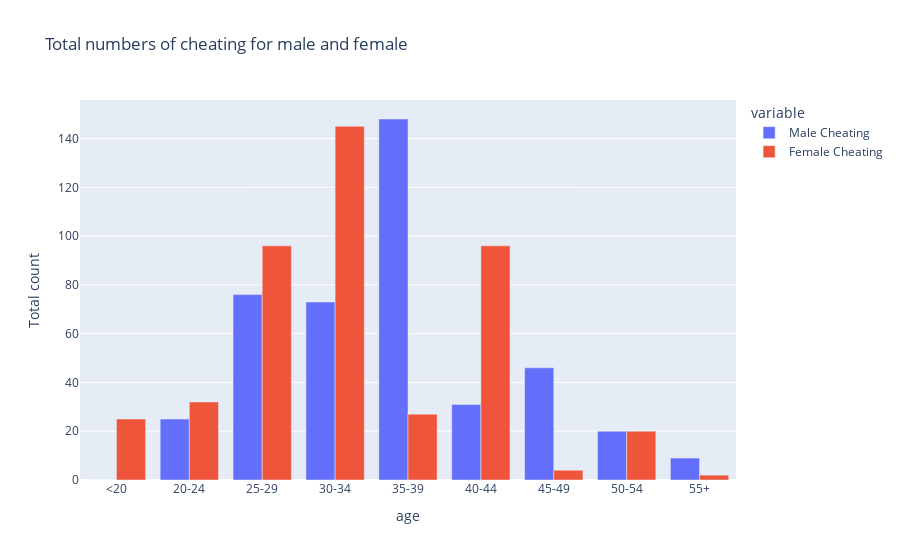
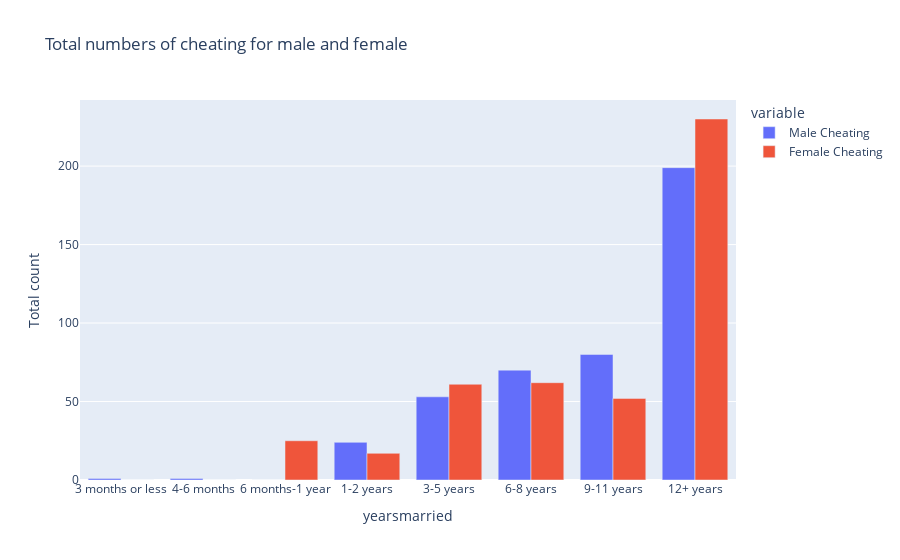
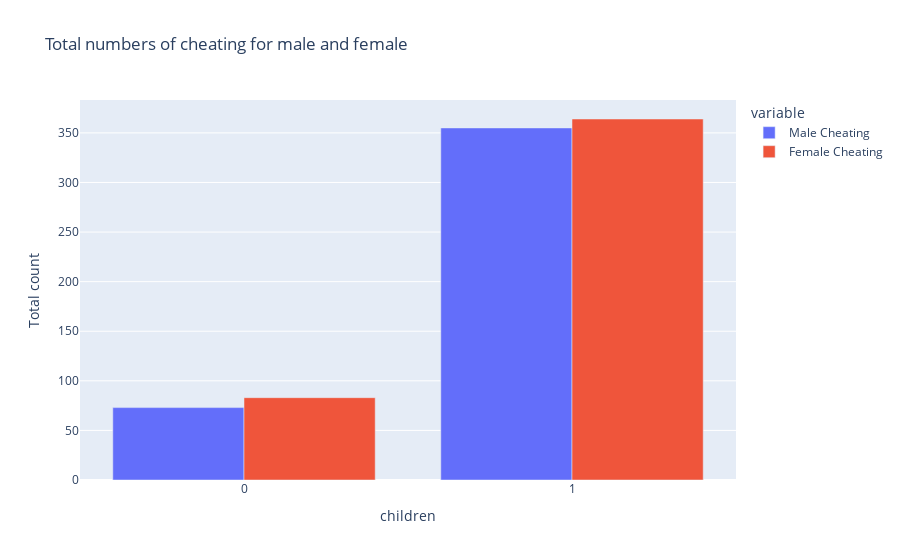

The notebook cell these images were saved under, in order:
### Markdown cell above
Previously it was a more guided coding part. Now comes the more open ended question and exploration.

We used affairs_binary only for part 1. Now we are focusing on the original data of affairs, where the value can also be greater than 1. 

Investigate what factors/drivers lead to a higher amount of affairs for men and women indivudally.

How you investigate and display the results is up to yourself.

### Code cell
df = pd.read_csv("Affairs.csv")
df["gender"] = df["gender"].replace({"male": 1, "female":0})
df["children"] = df["children"].replace({"yes": 1, "no": 0})

df_male = df[df['gender'] == 1]
df_female = df[df['gender'] == 0]

def regression(matrix): 
    X = matrix[["age", "yearsmarried", "children", "religiousness", "education", "occupation", "rating"]]
    y = matrix['affairs'] 
    X = sm.add_constant(X)
    model = sm.OLS(y, X).fit()
    coefficients = model.params
    p_values = model.pvalues
    
    df_coefficients = pd.DataFrame({'Name': coefficients.index, 'Coefficient': coefficients.values, 'P-values': p_values})
    print(df_coefficients)
pass

for matrix in [df_male,df_female]:
    regression(matrix)
    

age_mapping = {17.5: '<20', 22: '20-24', 27: '25-29', 32: '30-34', 37: '35-39', 42: '40-44', 47: '45-49', 52: '50-54', 57: '55+'}
yearsmarried_mapping = {0.125: '3 months or less', 0.417: '4-6 months', 0.75: '6 months-1 year', 1.5: '1-2 years', 4: '3-5 years', 7: '6-8 years', 10: '9-11 years', 15: '12+ years'}
children_mapping = {0: 0, 1: 1}
religiousness_mapping = {1: 'anti', 2: 'not at all', 3: 'slightly', 4: 'somewhat', 5: 'very'}
education_mapping = {9: 'grade school', 12: 'high school graduate', 14: 'some college', 16: 'college graduate', 17: 'some graduate work', 18: "master's degree", 20: 'Ph.D., M.D., or other advanced degree'}
occupation_mapping = {1: 'Unemployed and Unemployable', 2: 'Partly Unemployed and Partly Employed', 3: 'Unskilled Manuel Workers', 4: 'Semi-Skilled Workers', 5: 'Skilled and Technical Workers', 6: 'Managers abd supervisors', 7: 'Prestigious Professionals'}
rating_mapping = {1: 'very unhappy', 2: 'somewhat unhappy', 3: 'average', 4: 'happier than average', 5: 'very happy'}

df['age'] = df['age'].map(age_mapping)
df['yearsmarried'] = df['yearsmarried'].map(yearsmarried_mapping)
df['religiousness'] = df['religiousness'].map(religiousness_mapping)
df['education'] = df['education'].map(education_mapping)
df['occupation'] = df['occupation'].map(occupation_mapping)
df['rating'] = df['rating'].map(rating_mapping)

mapping_dict = {
    'age': age_mapping,
    'yearsmarried': yearsmarried_mapping,
    'children': children_mapping,
    'religiousness': religiousness_mapping,
    'education': education_mapping,
    'occupation': occupation_mapping,
    'rating': rating_mapping
}

def plotPercentageCheating(columnname):
    categories = df[columnname].unique()

    data = {
        'Category': [],
        'Male Cheating': [],
        'Female Cheating': [],
    }

    for category in categories:
        category_df = df[df[columnname] == category]
        
        male_cheating_count = category_df[category_df['gender'] == 1]['affairs'].sum()
        female_cheating_count = category_df[category_df['gender'] == 0]['affairs'].sum()                
        data['Category'].append(category)
        data['Male Cheating'].append(male_cheating_count)
        data['Female Cheating'].append(female_cheating_count)
        
    result_df = pd.DataFrame(data)
    
    fig = px.bar(result_df, x='Category', y=['Male Cheating', 'Female Cheating'],
            title='Total numbers of cheating for male and female',
            labels={'Category': columnname, 'value': 'Total count'},
            barmode='group'
            )
    fig.update_xaxes(categoryorder='array', categoryarray=list(mapping_dict[columnname].values()))

    fig.show()      
pass

for column in ['age', 'yearsmarried', 'children', 'religiousness', 'education', 'occupation', 'rating']:
    plotPercentageCheating(column)

### Figure 1 — Plotly figure (JSON) as saved in the notebook; plotly's stock layout.template omitted (floating-point values rounded to 4 significant figures)
{"data": [{"alignmentgroup": "True", "hovertemplate": "variable=Male Cheating<br>age=%{x}<br>Total count=%{y}<extra></extra>", "legendgroup": "Male Cheating", "marker": {"color": "#636efa", "pattern": {"shape": ""}}, "name": "Male Cheating", "offsetgroup": "Male Cheating", "orientation": "v", "showlegend": true, "textposition": "auto", "type": "bar", "x": ["35-39", "25-29", "30-34", "55+", "20-24", "45-49", "40-44", "50-54", "<20"], "xaxis": "x", "y": [148, 76, 73, 9, 25, 46, 31, 20, 0], "yaxis": "y"}, {"alignmentgroup": "True", "hovertemplate": "variable=Female Cheating<br>age=%{x}<br>Total count=%{y}<extra></extra>", "legendgroup": "Female Cheating", "marker": {"color": "#EF553B", "pattern": {"shape": ""}}, "name": "Female Cheating", "offsetgroup": "Female Cheating", "orientation": "v", "showlegend": true, "textposition": "auto", "type": "bar", "x": ["35-39", "25-29", "30-34", "55+", "20-24", "45-49", "40-44", "50-54", "<20"], "xaxis": "x", "y": [27, 96, 145, 2, 32, 4, 96, 20, 25], "yaxis": "y"}], "layout": {"barmode": "group", "legend": {"title": {"text": "variable"}, "tracegroupgap": 0}, "title": {"text": "Total numbers of cheating for male and female"}, "xaxis": {"anchor": "y", "categoryarray": ["<20", "20-24", "25-29", "30-34", "35-39", "40-44", "45-49", "50-54", "55+"], "categoryorder": "array", "domain": [0, 1], "title": {"text": "age"}}, "yaxis": {"anchor": "x", "domain": [0, 1], "title": {"text": "Total count"}}}}

### Figure 2 — Plotly figure (JSON) as saved in the notebook; plotly's stock layout.template omitted (floating-point values rounded to 4 significant figures)
{"data": [{"alignmentgroup": "True", "hovertemplate": "variable=Male Cheating<br>yearsmarried=%{x}<br>Total count=%{y}<extra></extra>", "legendgroup": "Male Cheating", "marker": {"color": "#636efa", "pattern": {"shape": ""}}, "name": "Male Cheating", "offsetgroup": "Male Cheating", "orientation": "v", "showlegend": true, "textposition": "auto", "type": "bar", "x": ["9-11 years", "3-5 years", "12+ years", "6 months-1 year", "1-2 years", "6-8 years", "4-6 months", "3 months or less"], "xaxis": "x", "y": [80, 53, 199, 0, 24, 70, 1, 1], "yaxis": "y"}, {"alignmentgroup": "True", "hovertemplate": "variable=Female Cheating<br>yearsmarried=%{x}<br>Total count=%{y}<extra></extra>", "legendgroup": "Female Cheating", "marker": {"color": "#EF553B", "pattern": {"shape": ""}}, "name": "Female Cheating", "offsetgroup": "Female Cheating", "orientation": "v", "showlegend": true, "textposition": "auto", "type": "bar", "x": ["9-11 years", "3-5 years", "12+ years", "6 months-1 year", "1-2 years", "6-8 years", "4-6 months", "3 months or less"], "xaxis": "x", "y": [52, 61, 230, 25, 17, 62, 0, 0], "yaxis": "y"}], "layout": {"barmode": "group", "legend": {"title": {"text": "variable"}, "tracegroupgap": 0}, "title": {"text": "Total numbers of cheating for male and female"}, "xaxis": {"anchor": "y", "categoryarray": ["3 months or less", "4-6 months", "6 months-1 year", "1-2 years", "3-5 years", "6-8 years", "9-11 years", "12+ years"], "categoryorder": "array", "domain": [0, 1], "title": {"text": "yearsmarried"}}, "yaxis": {"anchor": "x", "domain": [0, 1], "title": {"text": "Total count"}}}}

### Figure 3 — Plotly figure (JSON) as saved in the notebook; plotly's stock layout.template omitted (floating-point values rounded to 4 significant figures)
{"data": [{"alignmentgroup": "True", "hovertemplate": "variable=Male Cheating<br>children=%{x}<br>Total count=%{y}<extra></extra>", "legendgroup": "Male Cheating", "marker": {"color": "#636efa", "pattern": {"shape": ""}}, "name": "Male Cheating", "offsetgroup": "Male Cheating", "orientation": "v", "showlegend": true, "textposition": "auto", "type": "bar", "x": [0, 1], "xaxis": "x", "y": [73, 355], "yaxis": "y"}, {"alignmentgroup": "True", "hovertemplate": "variable=Female Cheating<br>children=%{x}<br>Total count=%{y}<extra></extra>", "legendgroup": "Female Cheating", "marker": {"color": "#EF553B", "pattern": {"shape": ""}}, "name": "Female Cheating", "offsetgroup": "Female Cheating", "orientation": "v", "showlegend": true, "textposition": "auto", "type": "bar", "x": [0, 1], "xaxis": "x", "y": [83, 364], "yaxis": "y"}], "layout": {"barmode": "group", "legend": {"title": {"text": "variable"}, "tracegroupgap": 0}, "title": {"text": "Total numbers of cheating for male and female"}, "xaxis": {"anchor": "y", "categoryarray": [0, 1], "categoryorder": "array", "domain": [0, 1], "title": {"text": "children"}}, "yaxis": {"anchor": "x", "domain": [0, 1], "title": {"text": "Total count"}}}}
